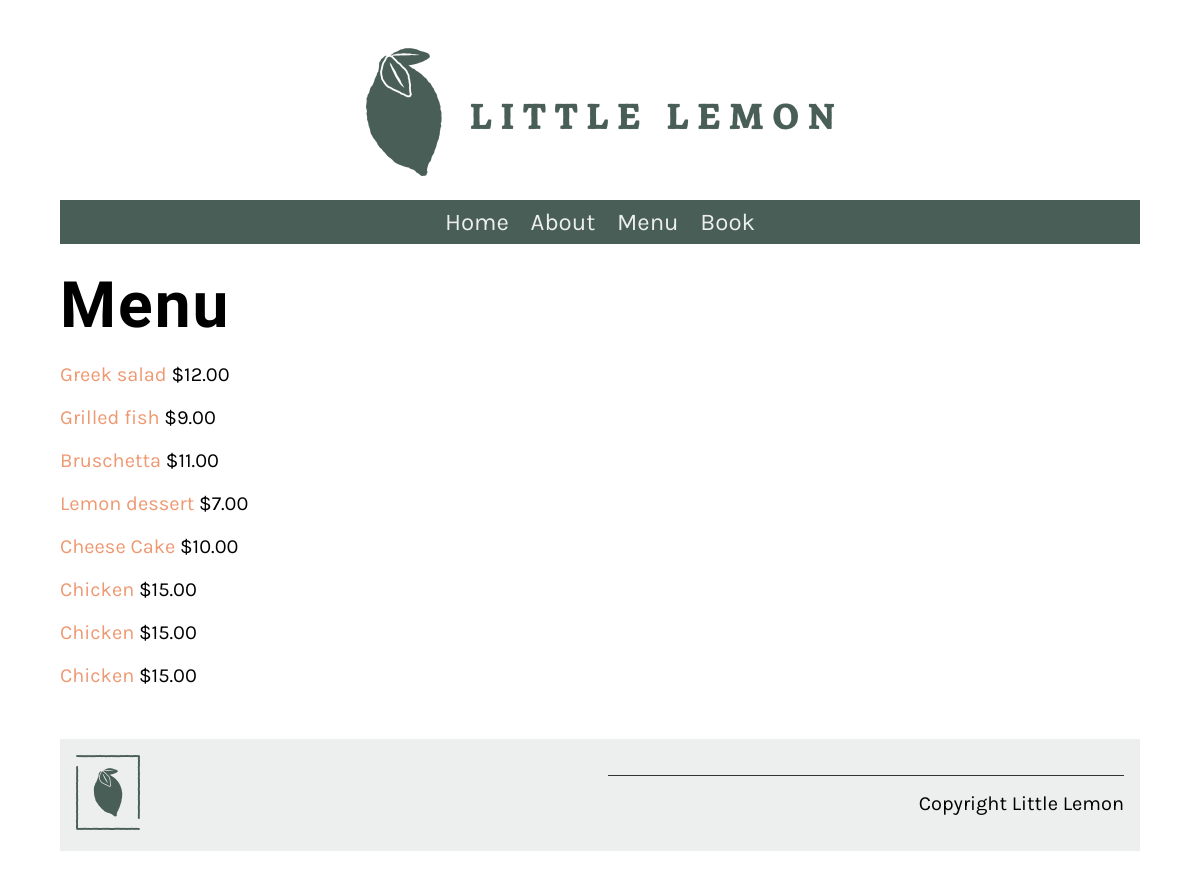
The app's page /menu/, older data.
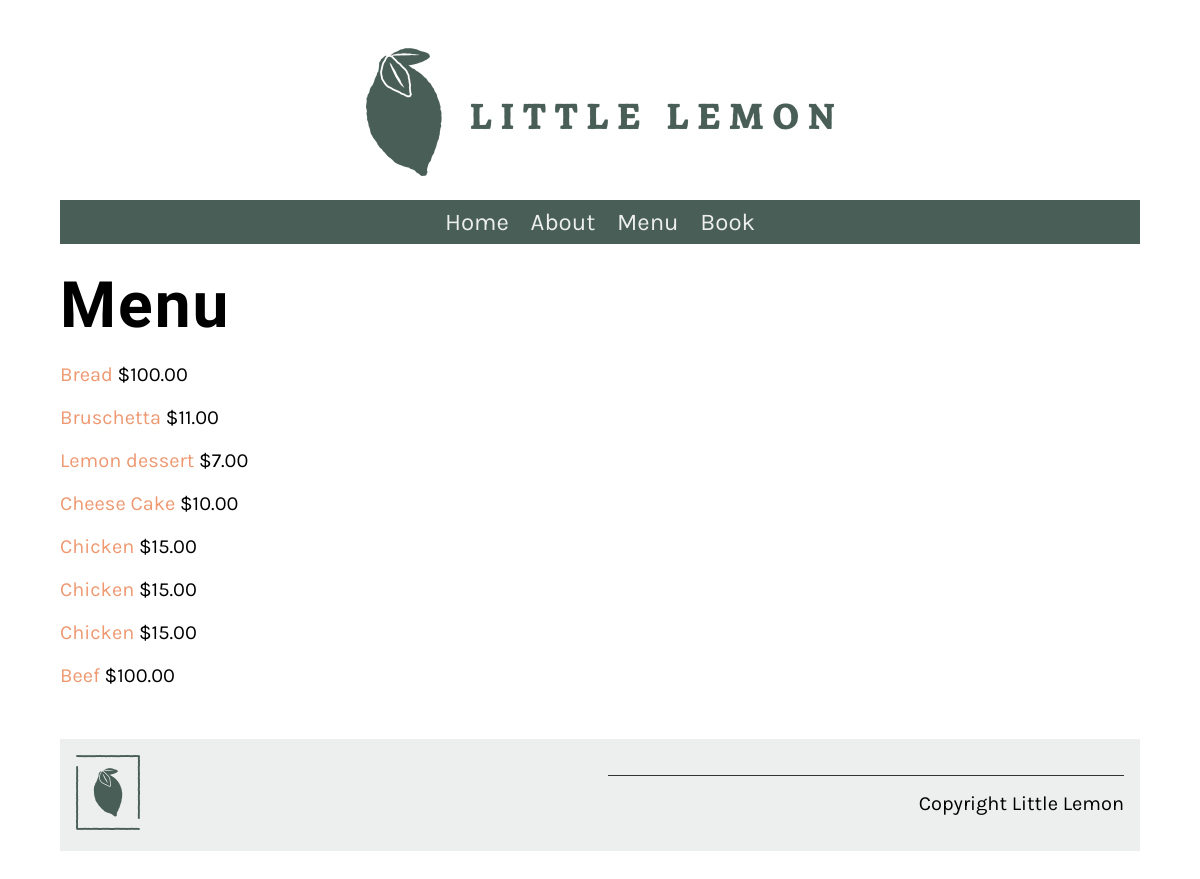
The same page, newer data.
### app/models.py (models this page shows, shortened)
class Menu(models.Model):
    name = models.CharField(max_length=50)
    price = models.IntegerField()
    description = models.CharField(max_length=1000,default="African Dish")

### app/views.py (the view)
# urls.py: path("menu/",views.menu,name="menu"),
def menu(request):
    menu_items = Menu.objects.all()
    menu_items_dict = {"menu_items":menu_items}
    return render(request,"menu.html",menu_items_dict)

### templates/menu.html (shortened to what this page needs)
{% extends "base.html" %}
{% load static % }
{% block content %}
<h1>Menu</h1>
<div class="column">
    {% for item in menu_items %}
    <p>
        <a href="{% url 'menu_item' pk=item.pk %}">
            {{ item.name }}
        </a>
        <span class="menu_price">
            ${{ item.price }}.00
        </span>
    </p>
    {% endfor %}
</div>

### templates/base.html (shortened to what this page needs)
{% load static %}
<!DOCTYPE html>
<html lang="en">
  <head>
    <link
      rel="preload"
      as="style"
      href="{% static 'css/style.css' %}"
      onload="this.rel = 'stylesheet'"
    />
  </head>
  <body>
    {% include 'partials/_header.html' %}
    <main>{% block content %} {% endblock %}</main>
    {% include 'partials/_footer.html' %}
  </body>
</html>

### templates/partials/_header.html
<header>
    {% load static %}
    <img src="{% static 'img/logo.png'%}">
</header>
<nav>
    <ul>
        <li><a href="{% url 'home' %}">Home</a></li>
        <li><a href="{% url 'about' %}">About</a></li>
        <li><a href="{% url 'menu' %}">Menu</a></li>
        <li><a href="{% url 'book' %}">Book</a></li>
    </ul>
</nav>

### templates/partials/_footer.html
{% load static %}
<footer>
    <article>
        <img src="{% static 'img/logo_footer.png' %}">
    </article>
    <article>
        <p>Copyright Little Lemon</p>
    </article>
</footer>

### app/static/css/style.css (style rules this page uses)
body { font-family: 'Karla', sans-serif; margin-top: 3rem; margin-bottom: 3rem; margin-left: 5%; margin-right: 5%; }
h1, h2, h3, h4, h5, h6 { font-family: 'Markazi Text', serif; letter-spacing: 2px;; }
h1 { font-size: 4rem; margin-top: 1.5rem; margin-bottom: 0; }
p, ul { font-size: 1.25rem;; }
a { color: #EE9972; text-decoration: none; }
header img { display: block; margin-left: auto; margin-right: auto; max-width: 100%; height: auto; }
nav { background-color: #495E57; margin-top: 1rem; margin-bottom: 1rem; margin-bottom: 0px; }
nav ul { list-style: none; font-size: 1.5rem; text-align: center; padding-inline-start: 0rem; margin-bottom: 0px; }
nav ul li { display: inline-block; margin: 0.5rem; }
nav ul a { color: #EDEFEE; text-decoration: none; }
article { flex:1; }
article img { max-width: 100%; }
footer { background-color: #EDEFEE; padding: 1rem; display: flex; gap: 2rem 1rem; }
footer img { max-width: 50%; }
footer p { border-top: #333333; border-style: solid; border-width: 0.1rem; border-bottom: none; border-left: none; border-right: none; text-align: right; padding-top: 1rem;; }
.column { flex-basis: 50%; margin-bottom: 1rem; padding-bottom: 1rem; }

Row changes from the older to the newer data that the page shows:
removed Menu: name "Greek salad", price "12"
removed Menu: name "Grilled fish", price "9"
added Menu: name "Bread", price "100"
added Menu: name "Beef", price "100"
